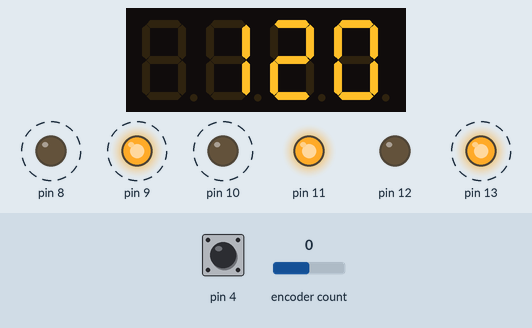
A sketch run on a simulated Arduino Uno, built with avr-gcc and run on an emulated ATmega328P. Parts: 4-digit seven-segment display, output pins drawn as LEDs (lit = HIGH). Dashed ring = blinking. The test bench sets the inputs (shaded band); at power-on: encoder count 0, pin 4 HIGH.

Above: at 1.25 s.
1.3 s: encoder count set to 1
At 1.47 s:
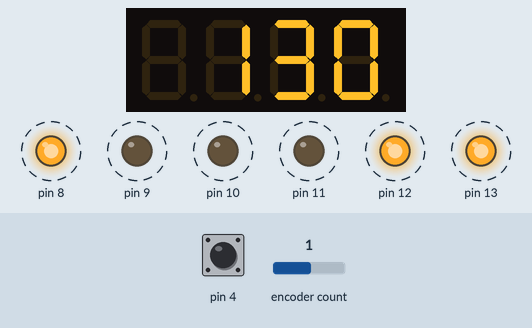
4.3 s: encoder count set to 2
At 4.55 s:
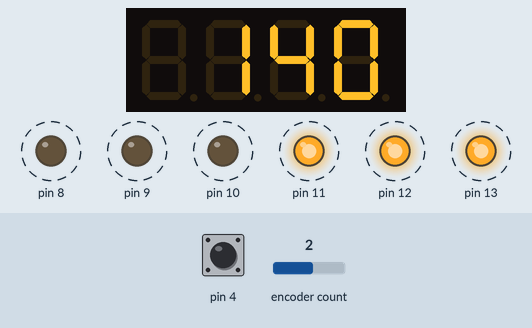
5.8 s: encoder count set to 3
At 5.97 s:
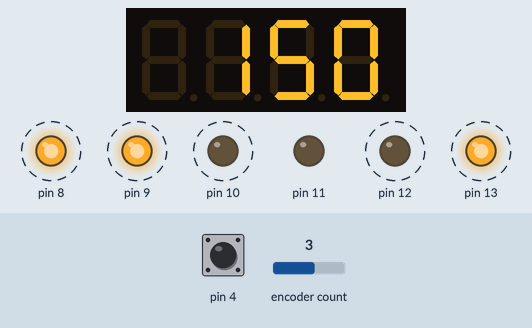
Timing chart, 0 to 13.3 s (numbered marks = the images above; inputs shaded):
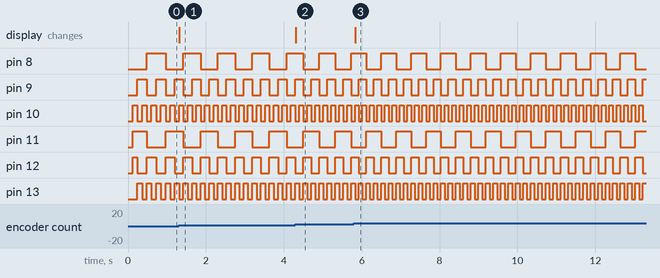

The sketch:

Nano_Master_Clock.ino
```cpp
/*                      Master Clock
                   Vernon Billingsley c2021


            arduino   ATmega
              pin      pin        Function
              --------------------------------------
              D2\       4         Data
              D3/       5         Clock Rotaty Encoder
              D4        6         Encoder Button  Step x10 or x1


              D8        14        Clock / 2
              D9        15        Main Clock Out
              D10       16        Clock * 2

              D11       17        CLK/2 LED
              D12       18        CLK LED
              D13       19        CLK*2 LED

              A4        27        I2C  SDA
              A5        28        I2C  SCL

              Display Adafruit .56" 7 Segment
              and Arduino backpack

*/

#include <Wire.h>
#include <RotaryEncoder.h>
#include "Note_Timer.h"
#include <Adafruit_GFX.h>
#include "Adafruit_LEDBackpack.h"
#include <elapsedMillis.h>

//Setup the display
Adafruit_7segment matrix = Adafruit_7segment();

/*Setup the clocks */
NoteTimer main_clock;


/*Setup the encoders */
RotaryEncoder encode1(2, 3);


/************************* Defines ********************************/
#define DEBUG 1

#if DEBUG == 1
#define dprint(expression) Serial.print("# "); Serial.print( #expression ); Serial.print( ": " ); Serial.println( expression )
#define dshow(expression) Serial.println( expression )
#else
#define dprint(expression)
#define dshow(expression)
#endif

#ifndef cbi
#define cbi(sfr, bit) (_SFR_BYTE(sfr) &= ~_BV(bit))
#endif
#ifndef sbi
#define sbi(sfr, bit) (_SFR_BYTE(sfr) |= _BV(bit))
#endif

/************************** Variables *****************************/
/*Default BPM */
uint16_t BPM = 120;
uint8_t clock_byte;

/*Hold position on the encoders */
int16_t right = BPM;

/*Mode */
boolean clock_mode = true;

/*Encoder Step Mode */
boolean step_by_ten = true;


/**************************  Functions ****************************/
void set_bpm(uint16_t new_bpm) {
  /*Timer One is running at 1000 hertz */

  uint16_t temp_bpm = (60000 / new_bpm) / 4;

  /*Base clock speed */
  main_clock.setCompare(temp_bpm);

}/*end set bpm */


/******************************************************************/
/*************************** Setup ********************************/
/******************************************************************/
void setup() {
  if (DEBUG) {
    Serial.begin(115200);
  }
  encode1.setPosition(BPM);


  /*Set up the main clock */
  set_bpm(BPM);

  /************************* Setup Pins ***************************/
  /*Encoder Button */
  DDRD &= ~_BV (4); // pinMode (4, INPUT);
  /*Clock / 2 */
  DDRB |= _BV (0); // pinMode (8, OUTPUT);
  /*Main Clock */
  DDRB |= _BV (1); // pinMode (9, OUTPUT);
  /*Clock * 2 */
  DDRB |= _BV (2); // pinMode (10, OUTPUT);
  /*Clock / 2 LED */
  DDRB |= _BV (3); // pinMode (11, OUTPUT);
  /*Main Clock LED */
  DDRB |= _BV (4); // pinMode (12, OUTPUT);
  /*Clock * 2 LED */
  DDRB |= _BV (5); // pinMode (13, OUTPUT);

  /************************* Setup the display  **************/
  matrix.begin(0x70);
  matrix.setBrightness(3);     //0 least  15 max
  matrix.print(BPM);
  matrix.writeDisplay();

  /*************************  Setup Timer1 ************************/
  cli();                //stop interrupts
  //set timer1
  TCCR1A = 0;// set entire TCCR1A register to 0
  TCCR1B = 0;// same for TCCR1B
  TCNT1  = 0;//initialize counter value to 0
  // set compare match register
  OCR1A = 14; //
  // turn on CTC mode
  sbi(TCCR1B, WGM12);
  /*Set prescaler to 1024 */
  sbi(TCCR1B, CS12);
  cbi(TCCR1B, CS11);
  sbi(TCCR1B, CS10);
  // enable timer compare interrupt
  sbi(TIMSK1, OCIE1A);
  sei();

}/**************************  End Setup **************************/
ISR(TIMER1_COMPA_vect) {

  main_clock.count();

}

/*Debounce the button */
elapsedMillis button_time;

/******************************************************************/
/**************************** Loop ********************************/
/******************************************************************/
void loop() {

  if (main_clock.check()) {
    /*Increment the clock count */
    clock_byte ++;
    uint8_t fast = bitRead(clock_byte, 0);
    uint8_t main = bitRead(clock_byte, 1);
    uint8_t slow = bitRead(clock_byte, 2);
    /*Set the pins */
    if (fast) {
      PORTB |= _BV (2); // digitalWrite (10, HIGH);
      PORTB &= ~_BV (5); // digitalWrite (13, LOW);
    } else {
      PORTB &= ~_BV (2); // digitalWrite (10, LOW);
      PORTB |= _BV (5); // digitalWrite (13, HIGH);
    }
    if (main) {
      PORTB |= _BV (1); // digitalWrite (9, HIGH);
      PORTB &= ~_BV (4); // digitalWrite (12, LOW);
    } else {
      PORTB &= ~_BV (1); // digitalWrite (9, LOW);
      PORTB |= _BV (4); // digitalWrite (12, HIGH);
    }
    if (slow) {
      PORTB |= _BV (0); // digitalWrite (8, HIGH);
      PORTB &= ~_BV (3); // digitalWrite (11, LOW);
    } else {
      PORTB &= ~_BV (0); // digitalWrite (8, LOW);
      PORTB |= _BV (3); // digitalWrite (11, HIGH);
    }

    main_clock.init();
  }


  /*Get the encoder pos */
  encode1.tick();
  int16_t new_right = encode1.getPosition();

  /*Has it changed */
  if (new_right != right) {
    /*Which step mode */
    if (step_by_ten) {
      /*Is the new number larger or smaller than old */
      if (new_right > right) {
        /*If larger add 9 */
        new_right += 9;
        encode1.setPosition(new_right);
      } else {
        /*If smaller subtract 9 */
        new_right -= 9;
        encode1.setPosition(new_right);
      }
    }
    /*If not in step by 10 mode just count */

    /*Check the range */
    if (new_right <= 10) {
      new_right = 10;
      encode1.setPosition(new_right);
    }
    if (new_right >= 1000) {
      new_right = 1000;
      encode1.setPosition(new_right);
    }
    /*Store the new BPM */
    BPM = new_right;
    /*Set the new BPM */
    set_bpm(new_right);
    /*Update the display */
    matrix.print(BPM);
    matrix.writeDisplay();
    /*Store the new position for compare */
    right = new_right;
  }
  /*If the encoder button is pressed switch between
     count by 10 and count by 1
  */
  if (!(PIND & _BV (4)) && button_time > 200) {
    step_by_ten = !step_by_ten;
    button_time = 0;
  }

}/*************************** End Loop *****************************/
```

Note_Timer.cpp
```cpp
#include "Note_Timer.h"

  NoteTimer::NoteTimer(){
    this->counter = counter;
    init();
  }

  /*Rest the counter */
  void NoteTimer::init(){
    counter = 0;
  }

  /*Increment the count */
  void NoteTimer::count(){
    counter ++;
  }

  /*Set the compare count */
  void NoteTimer::setCompare(int compare_count){
    this->compare_count = compare_count;
  }

  bool NoteTimer::check(){
    if(counter >= compare_count){
      return true;
    }else{
      return false;
    }
  }
```

Note_Timer.h
```cpp
#ifndef MY_NOTE_TIMER_H
#define MY_NOTE_TIMER_H

#include <Arduino.h>

class NoteTimer{

  private:
    int counter;
    int compare_count;

  public:
    NoteTimer();
    void init();
    void count();
    void setCompare(int compare_count);

    bool check();

};

#endif
```

Measured:
- after the input at 1.3 s, the display: changes at once (image 1)
- after the input at 4.3 s, the display: changes at once (image 2)
- after the input at 5.8 s, the display: changes at once (image 3)
- by itself, pin 8, pin 11: alternates HIGH for 0.38 s and LOW for 0.38 s
- by itself, pin 9, pin 12: alternates HIGH for 0.19 s and LOW for 0.19 s
- by itself, pin 10, pin 13: alternates HIGH for 0.10 s and LOW for 0.10 s
